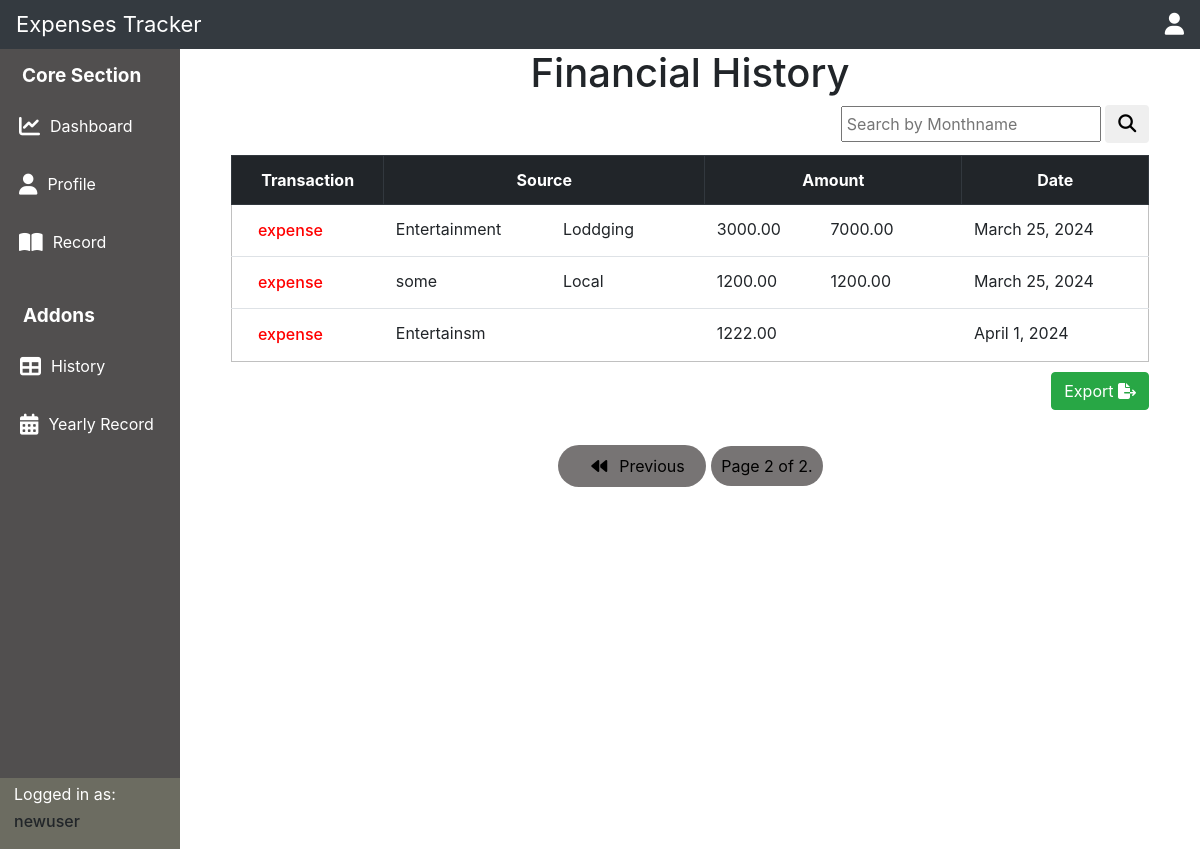
The page /allhistory/?page=2 (signed in) on the database its author committed.
### exptrack/models.py (models this page shows, shortened)
class Expenses(models.Model):
    CATEGORY_CHOICES = [
        ('income', 'Income'),
        ('expense', 'Expense')
    ]
    user = models.ForeignKey(User, on_delete=models.CASCADE)
    source_1_name = models.CharField(max_length=100, blank=True)
    source_1_amount = models.DecimalField(max_digits=10, decimal_places=2, null=True, blank=True)
    source_2_name = models.CharField(max_length=100, blank=True)
    source_2_amount = models.DecimalField(max_digits=10, decimal_places=2, null=True, blank=True)
    source_3_name = models.CharField(max_length=100, blank=True)
    source_3_amount = models.DecimalField(max_digits=10, decimal_places=2, null=True, blank=True)
    date = models.DateField(auto_now_add=True)
    category = models.CharField(max_length=10, choices=CATEGORY_CHOICES, default='expense')
    class Meta:
        verbose_name = "Expense"
        verbose_name_plural = "Expenses"

### exptrack/views.py (the view)
# urls.py: path('allhistory/', views.allhistory, name= 'allhistory'),
def allhistory(request):
    search_month = request.GET.get("search")
    alldata =getcombine(request)
    if search_month:
        alldata = [data for data in alldata if data.date.strftime("%B").lower() == search_month.lower()]
    paginator = Paginator(alldata,4)
    page_number = request.GET.get("page")
    page_obj = paginator.get_page(page_number)
    return render(request, 'history.html',{'alldata':alldata,'page_obj':page_obj})

### exptrack/views.py (called while the page is built)
def getcombine(request):
    user = request.user
    allincome = Income.objects.filter(user=user).exclude(source_1_name=None, source_1_amount=0).exclude(source_2_name=None, source_2_amount=0).exclude(source_3_name=None, source_3_amount=0)
    allexpense = Expenses.objects.filter(user=user).exclude(source_1_name=None, source_1_amount=0).exclude(source_2_name=None, source_2_amount=0).exclude(source_3_name=None, source_3_amount=0).select_related('user')
    return list(allincome) + list(allexpense)

### exptrack/templates/history.html (shortened to what this page needs)
{% extends 'root.html' %} {% block record %}
<div class="maincontainer">
  <h1 style="text-align: center;">Financial History</h1>
  <div class="search">
    <form action="#">
        <input type="text" placeholder="Search by Monthname" name="search">
        <button class="btn">
            <i class="fa fa-search" style="font-size: 18px;"></i>
        </button>
    </form>
</div>
  <table class="table ">
    <thead class="thead-dark">
        <tr>
            <th>Transaction</th>
            <th colspan="3" >Source</th>
            <th colspan="3">Amount</th>
            <th>Date</th>
        </tr>
    </thead>
    <tbody>
        <tr>
            {% for data in page_obj %}
            <td style="color: {% if data.category == 'income' %} green {% else %} red {% endif %}">
                <h6>{{ data.category }}</h6>
            </td>
            <td>
            {% if data.source_1_name %}
            {{ data.source_1_name }}
        {% endif %}
    </td>
    <td>
        {% if data.source_2_name %}
        {{ data.source_2_name }}
    {% endif %}
</td>
<td>
</td>
            <td>
                {% if data.source_1_amount %}
                {{ data.source_1_amount }}
            {% endif %}
            </td>
            <td>
                {% if data.source_2_amount %}
                {{ data.source_2_amount }}
            {% endif %}
            </td>
            <td>
            </td>
            <td>{{data.date}}</td>
        </tr>
       {% endfor %}
    </tbody>
  </table>
  <div class="export">
    <a class="btn btn-success exportbtn" href="{% url 'generatepdf' %}" >Export <i class="fa fa-file-export"></i>
    </a>
  </div>
  <section class="pagination">
    <div class="paginator">
        {% if page_obj.has_previous %}
        <a href="?page={{ page_obj.previous_page_number }}" class="first" style="font-size: 16px;" ><i class="fa fa-backward"></i>Previous</a>
        {% endif %}
        <a class="page" href="" style="font-size: 16px;">Page {{ page_obj.number }} of {{ page_obj.paginator.num_pages }}.</a>
    </div>
  </section>
{% endblock %}

### exptrack/templates/root.html (shortened to what this page needs)
{% load static %}
<!DOCTYPE html>
<html lang="en">
  <head>
    <link
      rel="stylesheet"
      href="https://cdn.jsdelivr.net/npm/bootstrap@4.0.0/dist/css/bootstrap.min.css"
    />
    <link rel="stylesheet" href="{% static 'css/style.css'%}" />
  </head>
  <body>
    <header class="navbar navbar-dark bg-dark">
      <div class="logo">Expenses Tracker</div>
      <div>
        <div class="topnav " onclick="togglePopup(event)">
              <a href="#" ><i class="fa fa-user"></i></a>
        </div>
      </div>
    </header>
    <main class="mainsection">
      <aside>
        <nav>
          <div class="navone">
            <h6>Core Section</h6>
          <ul>
            <a  href="{% url 'home' %}" class="nav-link">
              <i class="fa fa-chart-line"></i>
              <p>Dashboard</p>
          </a>
              <a href="{% url 'profile' %}" class="nav-link">
                <i class="fa fa-user"></i>
                <p>Profile</p>
              </a>
              <a href="{% url 'showrecord' %}" class="nav-link">
                <i class="fa fa-book-open"></i>
                <p>Record</p>
              </a>
          </ul>
        </div>
        <div class="navtwo">
          <h6>Addons</h6>
        <ul>
          <a href="{% url 'allhistory' %}" class="nav-link">
            <i class="fa fa-table"></i>
            <p>History</p>
          </a>
            <a href="{% url 'yearrecord' %}" class="nav-link">
              <i class="fa fa-calendar"></i>
              <p>Yearly Record</p>
            </a>
        </ul>
      </div>
        </nav>
        <div class="account">
          <ul>
                <p>Logged in as:</p>
                <h6>{{user.username}}</h6>
          </ul>
        </div>
      </aside>
      <div>
        {% block record %}
        {% endblock %}
      </div>
    </main>
  </body>
</html>

### static/css/style.css (style rules this page uses)
* { margin: 0; padding: 0; box-sizing: border-box; }
header { display: flex; justify-content: space-between; align-items: center; font-size: 22px; padding: 7px; color: white; }
header a i { font-size: 22px; color: white; }
.mainsection { height: 100vh; display: grid; grid-template-columns: 15% 85%; }
.mainsection .navone, .navtwo { padding: 2px 4px; }
.mainsection aside { background: rgb(81, 79, 79); }
.nav-link { display: flex; }
.nav-link i { vertical-align: middle; margin-right: 5px; display: inline-block; line-height: 2; font-size: 21px; }
.mainsection aside { display: flex; justify-content: space-between; flex-direction: column; }
.mainsection aside .account { background-color: rgb(108, 108, 97); }
.mainsection aside .account p, h6 { margin: 2px; padding: 2px; vertical-align: middle; margin-left: 12px; }
.mainsection aside nav h6, p { color: white; padding: 7px; }
.mainsection aside nav h6 { font-weight: bolder; font-size: 19px; }
.mainsection aside nav .navone { padding: 7px 3px; }
.mainsection aside nav .navone a, .navtwo a { text-decoration: none; }
.nav-link i { color: white; }
.nav-link p { margin: auto 2px; }
.mainsection section { background-color: rgb(145, 143, 143); }
.logincontainer .loginform input, p { margin: 12px; padding: 7px; }
.registercontainer .registerform input, p { margin: 2px; padding: 3px; }
button { padding: 4px 4px; margin-right: 10px; cursor: pointer; transition: all 0.5s ease; }
.maincontainer table { width: 90%; margin: auto; margin-top: 12px; border: 1px solid silver; }
.maincontainer table th { border: 1px solid black; text-align: center; }
.export { display: flex; justify-content: flex-end; color: #fff; }
.exportbtn { margin-top: 10px; color: #fff; margin-right: 5%; }
section.pagination { margin-top: 20px; background-color: white; }
.pagination .paginator { margin: 9px auto; padding: 7px; }
.pagination .paginator .page { padding: 10px; font-size: 19px; text-decoration: none; background-color: rgb(119, 116, 116); border-radius: 22px; color: #000; }
.pagination .paginator .first, .last { margin: 0 1px; background-color: rgb(119, 116, 116); border-radius: 22px; color: #000; padding: 11px 21px; width: 32px; }
.pagination .paginator a i { margin: 12px; }
.pagination .paginator a { text-decoration: none; }
.search input { padding: 4px; }
.search { display: flex; justify-content: flex-end; align-items: center; margin-right: 4%; }
.search .btn { vertical-align: baseline; }

### rows shown on the page
Expenses: category "expense", source_1_name "Entertainment", source_2_name "Loddging", source_1_amount "3000.00", source_2_amount "7000.00", date "March 25, 2024"
Expenses: category "expense", source_1_name "some", source_2_name "Local", source_1_amount "1200.00", source_2_amount "1200.00", date "March 25, 2024"
Expenses: category "expense", source_1_name "Entertainsm", source_1_amount "1222.00", date "April 1, 2024"

### other values the page prints
{{ user.username }} "newuser"
{{ page_obj.number }} "2"
{{ page_obj.paginator.num_pages }} "2"
